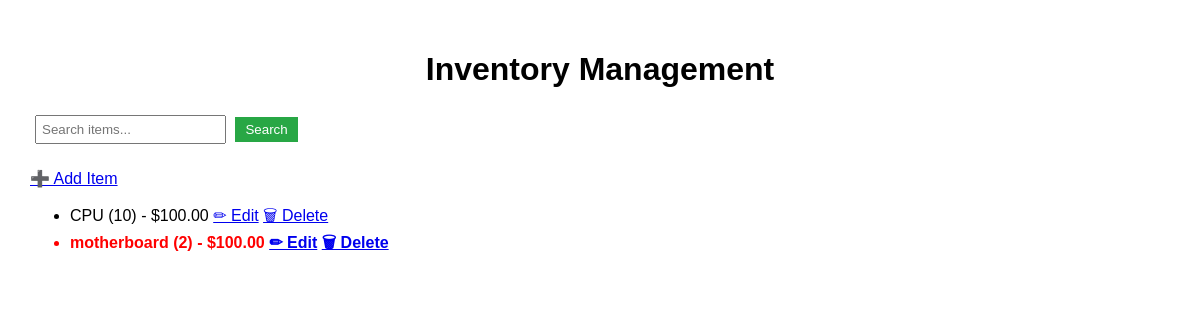
Before: / with the older database file.
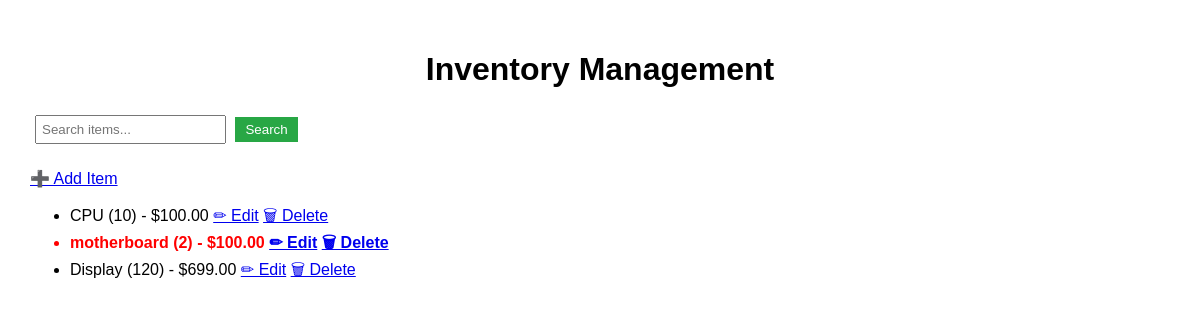
After: the same page with the newer database file.
### myapp/models.py (models this page shows, shortened)
class Item(models.Model):
    name = models.CharField(max_length=255)
    quantity = models.PositiveIntegerField()
    price = models.DecimalField(max_digits=10, decimal_places=2)
    description = models.TextField(blank=True, null=True)

### myapp/views.py (the view)
# urls.py: path('', views.inventory_list, name='inventory_list'),
def inventory_list(request):
    query = request.GET.get("q", "")
    items = Item.objects.all()
    if query:
        items = items.filter(name__icontains=query)
    return render(request, "myapp/inventory_list.html", {"items": items})

### myapp/templates/myapp/inventory_list.html (shortened to what this page needs)
<!DOCTYPE html>
<html lang="en">
<head>
</head>
<body>
    <h1>Inventory Management</h1>
    <form method="GET">
        <input type="text" name="q" placeholder="Search items..." value="{{ request.GET.q }}">
        <button type="submit">Search</button>
    </form>
    <a href="{% url 'add_item' %}">➕ Add Item</a>
    <ul>
        {% for item in items %}
            <li class="{% if item.quantity < 5 %}low-stock{% endif %}">
                {{ item.name }} ({{ item.quantity }}) - ${{ item.price }}
                <a href="{% url 'edit_item' item.id %}">✏ Edit</a>
                <a href="{% url 'delete_item' item.id %}">🗑 Delete</a>
            </li>
        {% empty %}
            <li>No items found.</li>
        {% endfor %}
    </ul>
</body>
</html>

Changed rows visible on the page:
added Item: name "Display", quantity "120", price "699.00"
